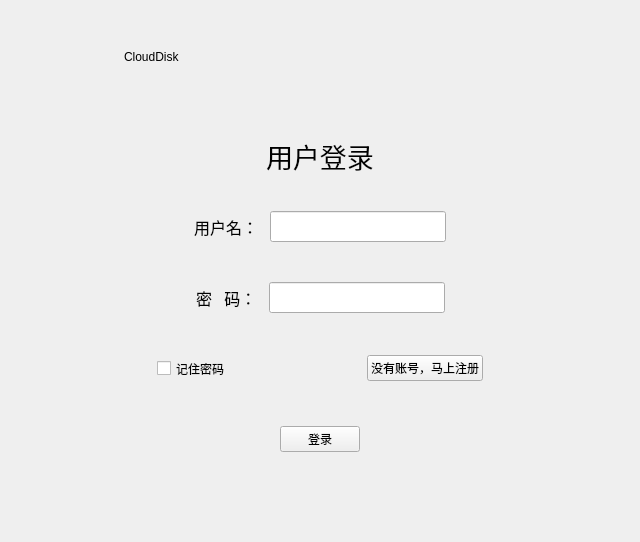
<?xml version="1.0" encoding="UTF-8"?>
<ui version="4.0">
 <class>log</class>
 <widget class="QMainWindow" name="log">
  <property name="geometry">
   <rect>
    <x>0</x>
    <y>0</y>
    <width>640</width>
    <height>542</height>
   </rect>
  </property>
  <property name="windowTitle">
   <string>log</string>
  </property>
  <widget class="QWidget" name="centralwidget">
   <layout class="QGridLayout" name="gridLayout_5">
    <item row="1" column="0">
     <widget class="QWidget" name="widget_2" native="true">
      <layout class="QGridLayout" name="gridLayout_3" rowstretch="0" columnstretch="0">
       <property name="topMargin">
        <number>0</number>
       </property>
       <item row="0" column="0">
        <widget class="QStackedWidget" name="stackedWidget">
         <property name="frameShape">
          <enum>QFrame::NoFrame</enum>
         </property>
         <property name="currentIndex">
          <number>2</number>
         </property>
         <widget class="QWidget" name="page_Registered">
          <layout class="QGridLayout" name="gridLayout_7">
           <item row="0" column="0">
            <widget class="QWidget" name="widget_10" native="true">
             <layout class="QGridLayout" name="gridLayout_8" rowstretch="0,0,0">
              <property name="leftMargin">
               <number>0</number>
              </property>
              <property name="topMargin">
               <number>0</number>
              </property>
              <property name="rightMargin">
               <number>0</number>
              </property>
              <property name="bottomMargin">
               <number>0</number>
              </property>
              <item row="1" column="0">
               <widget class="QWidget" name="widget_13" native="true">
                <layout class="QGridLayout" name="gridLayout_6" columnstretch="0,0,0,0">
                 <property name="leftMargin">
                  <number>0</number>
                 </property>
                 <property name="topMargin">
                  <number>0</number>
                 </property>
                 <property name="rightMargin">
                  <number>0</number>
                 </property>
                 <property name="bottomMargin">
                  <number>0</number>
                 </property>
                 <property name="spacing">
                  <number>20</number>
                 </property>
                 <item row="0" column="1">
                  <widget class="QLabel" name="label">
                   <property name="font">
                    <font>
                     <family>Agency FB</family>
                     <pointsize>13</pointsize>
                    </font>
                   </property>
                   <property name="text">
                    <string>用 户 名：</string>
                   </property>
                  </widget>
                 </item>
                 <item row="1" column="0">
                  <spacer name="horizontalSpacer_20">
                   <property name="orientation">
                    <enum>Qt::Horizontal</enum>
                   </property>
                   <property name="sizeType">
                    <enum>QSizePolicy::Fixed</enum>
                   </property>
                   <property name="sizeHint" stdset="0">
                    <size>
                     <width>100</width>
                     <height>20</height>
                    </size>
                   </property>
                  </spacer>
                 </item>
                 <item row="1" column="3">
                  <spacer name="horizontalSpacer_19">
                   <property name="orientation">
                    <enum>Qt::Horizontal</enum>
                   </property>
                   <property name="sizeType">
                    <enum>QSizePolicy::Fixed</enum>
                   </property>
                   <property name="sizeHint" stdset="0">
                    <size>
                     <width>150</width>
                     <height>20</height>
                    </size>
                   </property>
                  </spacer>
                 </item>
                 <item row="1" column="1">
                  <widget class="QLabel" name="label_6">
                   <property name="font">
                    <font>
                     <family>Agency FB</family>
                     <pointsize>13</pointsize>
                    </font>
                   </property>
                   <property name="text">
                    <string>昵    称：</string>
                   </property>
                  </widget>
                 </item>
                 <item row="2" column="1">
                  <widget class="QLabel" name="label_7">
                   <property name="font">
                    <font>
                     <family>Agency FB</family>
                     <pointsize>13</pointsize>
                    </font>
                   </property>
                   <property name="text">
                    <string>密    码：</string>
                   </property>
                  </widget>
                 </item>
                 <item row="4" column="1">
                  <widget class="QLabel" name="label_9">
                   <property name="font">
                    <font>
                     <family>Agency FB</family>
                     <pointsize>13</pointsize>
                    </font>
                   </property>
                   <property name="text">
                    <string>邮    箱：</string>
                   </property>
                  </widget>
                 </item>
                 <item row="3" column="1">
                  <widget class="QLabel" name="label_8">
                   <property name="font">
                    <font>
                     <family>Agency FB</family>
                     <pointsize>13</pointsize>
                    </font>
                   </property>
                   <property name="text">
                    <string>确认密码：</string>
                   </property>
                  </widget>
                 </item>
                 <item row="5" column="1">
                  <widget class="QLabel" name="label_10">
                   <property name="font">
                    <font>
                     <family>Agency FB</family>
                     <pointsize>13</pointsize>
                    </font>
                   </property>
                   <property name="text">
                    <string>电话号码：</string>
                   </property>
                  </widget>
                 </item>
                 <item row="0" column="2">
                  <widget class="QLineEdit" name="userName"/>
                 </item>
                 <item row="1" column="2">
                  <widget class="QLineEdit" name="nickName"/>
                 </item>
                 <item row="2" column="2">
                  <widget class="QLineEdit" name="password">
                   <property name="echoMode">
                    <enum>QLineEdit::Password</enum>
                   </property>
                  </widget>
                 </item>
                 <item row="3" column="2">
                  <widget class="QLineEdit" name="confirmPwd">
                   <property name="echoMode">
                    <enum>QLineEdit::Password</enum>
                   </property>
                  </widget>
                 </item>
                 <item row="4" column="2">
                  <widget class="QLineEdit" name="regMail"/>
                 </item>
                 <item row="5" column="2">
                  <widget class="QLineEdit" name="regPhone"/>
                 </item>
                </layout>
               </widget>
              </item>
              <item row="0" column="0">
               <widget class="QWidget" name="widget_14" native="true">
                <layout class="QHBoxLayout" name="horizontalLayout_9">
                 <property name="topMargin">
                  <number>0</number>
                 </property>
                 <item>
                  <spacer name="horizontalSpacer_15">
                   <property name="orientation">
                    <enum>Qt::Horizontal</enum>
                   </property>
                   <property name="sizeHint" stdset="0">
                    <size>
                     <width>40</width>
                     <height>20</height>
                    </size>
                   </property>
                  </spacer>
                 </item>
                 <item>
                  <widget class="QLabel" name="label_11">
                   <property name="font">
                    <font>
                     <family>Agency FB</family>
                     <pointsize>20</pointsize>
                    </font>
                   </property>
                   <property name="text">
                    <string>用户注册</string>
                   </property>
                  </widget>
                 </item>
                 <item>
                  <spacer name="horizontalSpacer_16">
                   <property name="orientation">
                    <enum>Qt::Horizontal</enum>
                   </property>
                   <property name="sizeHint" stdset="0">
                    <size>
                     <width>40</width>
                     <height>20</height>
                    </size>
                   </property>
                  </spacer>
                 </item>
                </layout>
               </widget>
              </item>
              <item row="2" column="0">
               <widget class="QWidget" name="widget_12" native="true">
                <layout class="QHBoxLayout" name="horizontalLayout" stretch="0,0,0">
                 <property name="leftMargin">
                  <number>0</number>
                 </property>
                 <property name="topMargin">
                  <number>0</number>
                 </property>
                 <property name="rightMargin">
                  <number>0</number>
                 </property>
                 <property name="bottomMargin">
                  <number>0</number>
                 </property>
                 <item>
                  <spacer name="horizontalSpacer_18">
                   <property name="orientation">
                    <enum>Qt::Horizontal</enum>
                   </property>
                   <property name="sizeHint" stdset="0">
                    <size>
                     <width>40</width>
                     <height>20</height>
                    </size>
                   </property>
                  </spacer>
                 </item>
                 <item>
                  <widget class="QPushButton" name="registeredBtn">
                   <property name="font">
                    <font>
                     <family>Agency FB</family>
                     <pointsize>12</pointsize>
                    </font>
                   </property>
                   <property name="text">
                    <string>注册</string>
                   </property>
                  </widget>
                 </item>
                 <item>
                  <spacer name="horizontalSpacer_17">
                   <property name="orientation">
                    <enum>Qt::Horizontal</enum>
                   </property>
                   <property name="sizeHint" stdset="0">
                    <size>
                     <width>40</width>
                     <height>20</height>
                    </size>
                   </property>
                  </spacer>
                 </item>
                </layout>
               </widget>
              </item>
             </layout>
            </widget>
           </item>
          </layout>
         </widget>
         <widget class="QWidget" name="page_Server">
          <layout class="QGridLayout" name="gridLayout_12">
           <item row="0" column="0">
            <widget class="QWidget" name="widget_18" native="true">
             <layout class="QGridLayout" name="gridLayout_10" rowstretch="1,1,5">
              <property name="leftMargin">
               <number>0</number>
              </property>
              <property name="topMargin">
               <number>0</number>
              </property>
              <property name="rightMargin">
               <number>0</number>
              </property>
              <property name="bottomMargin">
               <number>0</number>
              </property>
              <item row="0" column="0">
               <widget class="QWidget" name="widget_15" native="true">
                <layout class="QHBoxLayout" name="horizontalLayout_10">
                 <property name="leftMargin">
                  <number>0</number>
                 </property>
                 <property name="topMargin">
                  <number>0</number>
                 </property>
                 <property name="rightMargin">
                  <number>0</number>
                 </property>
                 <property name="bottomMargin">
                  <number>0</number>
                 </property>
                 <item>
                  <spacer name="horizontalSpacer_21">
                   <property name="orientation">
                    <enum>Qt::Horizontal</enum>
                   </property>
                   <property name="sizeHint" stdset="0">
                    <size>
                     <width>40</width>
                     <height>20</height>
                    </size>
                   </property>
                  </spacer>
                 </item>
                 <item>
                  <widget class="QLabel" name="label_12">
                   <property name="font">
                    <font>
                     <family>Agency FB</family>
                     <pointsize>20</pointsize>
                    </font>
                   </property>
                   <property name="text">
                    <string>服务器设置</string>
                   </property>
                  </widget>
                 </item>
                 <item>
                  <spacer name="horizontalSpacer_22">
                   <property name="orientation">
                    <enum>Qt::Horizontal</enum>
                   </property>
                   <property name="sizeHint" stdset="0">
                    <size>
                     <width>40</width>
                     <height>20</height>
                    </size>
                   </property>
                  </spacer>
                 </item>
                </layout>
               </widget>
              </item>
              <item row="2" column="0">
               <widget class="QWidget" name="widget_16" native="true">
                <layout class="QGridLayout" name="gridLayout_13" rowstretch="1,2">
                 <item row="1" column="1">
                  <widget class="QWidget" name="widget_20" native="true">
                   <layout class="QGridLayout" name="gridLayout_11">
                    <item row="0" column="3">
                     <widget class="QPushButton" name="autoGetAddr_PushButton">
                      <property name="text">
                       <string>自动获取</string>
                      </property>
                     </widget>
                    </item>
                    <item row="0" column="4">
                     <spacer name="horizontalSpacer_24">
                      <property name="orientation">
                       <enum>Qt::Horizontal</enum>
                      </property>
                      <property name="sizeHint" stdset="0">
                       <size>
                        <width>40</width>
                        <height>20</height>
                       </size>
                      </property>
                     </spacer>
                    </item>
                    <item row="0" column="0">
                     <spacer name="horizontalSpacer_23">
                      <property name="orientation">
                       <enum>Qt::Horizontal</enum>
                      </property>
                      <property name="sizeHint" stdset="0">
                       <size>
                        <width>40</width>
                        <height>20</height>
                       </size>
                      </property>
                     </spacer>
                    </item>
                    <item row="0" column="1">
                     <widget class="QPushButton" name="serverAddr_PushButton">
                      <property name="text">
                       <string>确定</string>
                      </property>
                     </widget>
                    </item>
                    <item row="0" column="2">
                     <spacer name="horizontalSpacer_25">
                      <property name="orientation">
                       <enum>Qt::Horizontal</enum>
                      </property>
                      <property name="sizeHint" stdset="0">
                       <size>
                        <width>40</width>
                        <height>20</height>
                       </size>
                      </property>
                     </spacer>
                    </item>
                   </layout>
                  </widget>
                 </item>
                 <item row="0" column="1">
                  <widget class="QWidget" name="widget_17" native="true">
                   <layout class="QGridLayout" name="gridLayout_4">
                    <item row="0" column="1">
                     <widget class="QLabel" name="label_14">
                      <property name="font">
                       <font>
                        <family>Agency FB</family>
                        <pointsize>12</pointsize>
                       </font>
                      </property>
                      <property name="text">
                       <string>服务器地址：</string>
                      </property>
                     </widget>
                    </item>
                    <item row="0" column="2">
                     <widget class="QLineEdit" name="address">
                      <property name="font">
                       <font>
                        <family>Arial</family>
                        <pointsize>14</pointsize>
                       </font>
                      </property>
                      <property name="text">
                       <string>4478-183-200-10-150.ngrok.io</string>
                      </property>
                      <property name="maxLength">
                       <number>3000</number>
                      </property>
                      <property name="echoMode">
                       <enum>QLineEdit::Normal</enum>
                      </property>
                     </widget>
                    </item>
                    <item row="0" column="0">
                     <spacer name="horizontalSpacer_8">
                      <property name="orientation">
                       <enum>Qt::Horizontal</enum>
                      </property>
                      <property name="sizeType">
                       <enum>QSizePolicy::Fixed</enum>
                      </property>
                      <property name="sizeHint" stdset="0">
                       <size>
                        <width>40</width>
                        <height>20</height>
                       </size>
                      </property>
                     </spacer>
                    </item>
                    <item row="0" column="3">
                     <spacer name="horizontalSpacer_9">
                      <property name="orientation">
                       <enum>Qt::Horizontal</enum>
                      </property>
                      <property name="sizeType">
                       <enum>QSizePolicy::Fixed</enum>
                      </property>
                      <property name="sizeHint" stdset="0">
                       <size>
                        <width>40</width>
                        <height>20</height>
                       </size>
                      </property>
                     </spacer>
                    </item>
                   </layout>
                  </widget>
                 </item>
                </layout>
               </widget>
              </item>
              <item row="1" column="0">
               <widget class="QWidget" name="widget_19" native="true">
                <layout class="QGridLayout" name="gridLayout_9">
                 <item row="0" column="0">
                  <widget class="QLabel" name="label_13">
                   <property name="text">
                    <string>例如:127.0.0.1:23330</string>
                   </property>
                   <property name="alignment">
                    <set>Qt::AlignCenter</set>
                   </property>
                  </widget>
                 </item>
                </layout>
               </widget>
              </item>
             </layout>
            </widget>
           </item>
          </layout>
         </widget>
         <widget class="QWidget" name="page_Login">
          <layout class="QGridLayout" name="gridLayout_2">
           <property name="topMargin">
            <number>9</number>
           </property>
           <item row="0" column="0">
            <widget class="QWidget" name="widget_5" native="true">
             <layout class="QGridLayout" name="gridLayout">
              <property name="leftMargin">
               <number>0</number>
              </property>
              <property name="topMargin">
               <number>0</number>
              </property>
              <property name="rightMargin">
               <number>0</number>
              </property>
              <property name="bottomMargin">
               <number>0</number>
              </property>
              <property name="spacing">
               <number>0</number>
              </property>
              <item row="1" column="0">
               <widget class="QWidget" name="widget_3" native="true">
                <layout class="QHBoxLayout" name="horizontalLayout_2">
                 <property name="spacing">
                  <number>12</number>
                 </property>
                 <property name="leftMargin">
                  <number>0</number>
                 </property>
                 <property name="topMargin">
                  <number>0</number>
                 </property>
                 <property name="rightMargin">
                  <number>0</number>
                 </property>
                 <property name="bottomMargin">
                  <number>0</number>
                 </property>
                 <item>
                  <spacer name="horizontalSpacer_3">
                   <property name="orientation">
                    <enum>Qt::Horizontal</enum>
                   </property>
                   <property name="sizeHint" stdset="0">
                    <size>
                     <width>40</width>
                     <height>20</height>
                    </size>
                   </property>
                  </spacer>
                 </item>
                 <item>
                  <widget class="QLabel" name="label_3">
                   <property name="font">
                    <font>
                     <family>Agency FB</family>
                     <pointsize>12</pointsize>
                    </font>
                   </property>
                   <property name="text">
                    <string>用户名：</string>
                   </property>
                  </widget>
                 </item>
                 <item>
                  <widget class="QLineEdit" name="loginUserName">
                   <property name="font">
                    <font>
                     <family>Arial</family>
                     <pointsize>14</pointsize>
                    </font>
                   </property>
                  </widget>
                 </item>
                 <item>
                  <spacer name="horizontalSpacer_4">
                   <property name="orientation">
                    <enum>Qt::Horizontal</enum>
                   </property>
                   <property name="sizeHint" stdset="0">
                    <size>
                     <width>40</width>
                     <height>20</height>
                    </size>
                   </property>
                  </spacer>
                 </item>
                </layout>
               </widget>
              </item>
              <item row="2" column="0">
               <widget class="QWidget" name="widget_4" native="true">
                <layout class="QHBoxLayout" name="horizontalLayout_3">
                 <property name="spacing">
                  <number>12</number>
                 </property>
                 <property name="leftMargin">
                  <number>0</number>
                 </property>
                 <property name="topMargin">
                  <number>0</number>
                 </property>
                 <property name="rightMargin">
                  <number>0</number>
                 </property>
                 <property name="bottomMargin">
                  <number>0</number>
                 </property>
                 <item>
                  <spacer name="horizontalSpacer_5">
                   <property name="orientation">
                    <enum>Qt::Horizontal</enum>
                   </property>
                   <property name="sizeHint" stdset="0">
                    <size>
                     <width>40</width>
                     <height>20</height>
                    </size>
                   </property>
                  </spacer>
                 </item>
                 <item>
                  <widget class="QLabel" name="label_4">
                   <property name="font">
                    <font>
                     <family>Agency FB</family>
                     <pointsize>12</pointsize>
                    </font>
                   </property>
                   <property name="text">
                    <string>密   码：</string>
                   </property>
                  </widget>
                 </item>
                 <item>
                  <widget class="QLineEdit" name="loginPassword">
                   <property name="font">
                    <font>
                     <family>Arial</family>
                     <pointsize>14</pointsize>
                    </font>
                   </property>
                   <property name="echoMode">
                    <enum>QLineEdit::Password</enum>
                   </property>
                  </widget>
                 </item>
                 <item>
                  <spacer name="horizontalSpacer_6">
                   <property name="orientation">
                    <enum>Qt::Horizontal</enum>
                   </property>
                   <property name="sizeHint" stdset="0">
                    <size>
                     <width>40</width>
                     <height>20</height>
                    </size>
                   </property>
                  </spacer>
                 </item>
                </layout>
               </widget>
              </item>
              <item row="4" column="0">
               <widget class="QWidget" name="widget_7" native="true">
                <layout class="QHBoxLayout" name="horizontalLayout_5">
                 <property name="leftMargin">
                  <number>0</number>
                 </property>
                 <property name="topMargin">
                  <number>0</number>
                 </property>
                 <property name="rightMargin">
                  <number>0</number>
                 </property>
                 <property name="bottomMargin">
                  <number>0</number>
                 </property>
                 <item>
                  <spacer name="horizontalSpacer_2">
                   <property name="orientation">
                    <enum>Qt::Horizontal</enum>
                   </property>
                   <property name="sizeHint" stdset="0">
                    <size>
                     <width>40</width>
                     <height>20</height>
                    </size>
                   </property>
                  </spacer>
                 </item>
                 <item>
                  <widget class="QPushButton" name="loginBtn">
                   <property name="text">
                    <string>登录</string>
                   </property>
                   <property name="autoDefault">
                    <bool>false</bool>
                   </property>
                   <property name="default">
                    <bool>false</bool>
                   </property>
                   <property name="flat">
                    <bool>false</bool>
                   </property>
                  </widget>
                 </item>
                 <item>
                  <spacer name="horizontalSpacer_11">
                   <property name="orientation">
                    <enum>Qt::Horizontal</enum>
                   </property>
                   <property name="sizeHint" stdset="0">
                    <size>
                     <width>40</width>
                     <height>20</height>
                    </size>
                   </property>
                  </spacer>
                 </item>
                </layout>
               </widget>
              </item>
              <item row="0" column="0">
               <widget class="QWidget" name="widget_8" native="true">
                <layout class="QHBoxLayout" name="horizontalLayout_6">
                 <property name="leftMargin">
                  <number>0</number>
                 </property>
                 <property name="topMargin">
                  <number>0</number>
                 </property>
                 <property name="rightMargin">
                  <number>0</number>
                 </property>
                 <property name="bottomMargin">
                  <number>0</number>
                 </property>
                 <item>
                  <spacer name="horizontalSpacer_12">
                   <property name="orientation">
                    <enum>Qt::Horizontal</enum>
                   </property>
                   <property name="sizeHint" stdset="0">
                    <size>
                     <width>40</width>
                     <height>20</height>
                    </size>
                   </property>
                  </spacer>
                 </item>
                 <item>
                  <widget class="QLabel" name="label_5">
                   <property name="font">
                    <font>
                     <family>Agency FB</family>
                     <pointsize>20</pointsize>
                    </font>
                   </property>
                   <property name="text">
                    <string>用户登录</string>
                   </property>
                  </widget>
                 </item>
                 <item>
                  <spacer name="horizontalSpacer_13">
                   <property name="orientation">
                    <enum>Qt::Horizontal</enum>
                   </property>
                   <property name="sizeHint" stdset="0">
                    <size>
                     <width>40</width>
                     <height>20</height>
                    </size>
                   </property>
                  </spacer>
                 </item>
                </layout>
               </widget>
              </item>
              <item row="3" column="0">
               <widget class="QWidget" name="widget_6" native="true">
                <layout class="QHBoxLayout" name="horizontalLayout_4">
                 <property name="leftMargin">
                  <number>0</number>
                 </property>
                 <property name="topMargin">
                  <number>0</number>
                 </property>
                 <property name="rightMargin">
                  <number>0</number>
                 </property>
                 <property name="bottomMargin">
                  <number>0</number>
                 </property>
                 <item>
                  <spacer name="horizontalSpacer_10">
                   <property name="orientation">
                    <enum>Qt::Horizontal</enum>
                   </property>
                   <property name="sizeHint" stdset="0">
                    <size>
                     <width>40</width>
                     <height>20</height>
                    </size>
                   </property>
                  </spacer>
                 </item>
                 <item>
                  <widget class="QCheckBox" name="checkBox">
                   <property name="sizePolicy">
                    <sizepolicy hsizetype="Minimum" vsizetype="Minimum">
                     <horstretch>0</horstretch>
                     <verstretch>0</verstretch>
                    </sizepolicy>
                   </property>
                   <property name="text">
                    <string>记住密码</string>
                   </property>
                   <property name="iconSize">
                    <size>
                     <width>16</width>
                     <height>16</height>
                    </size>
                   </property>
                   <property name="tristate">
                    <bool>false</bool>
                   </property>
                  </widget>
                 </item>
                 <item>
                  <spacer name="horizontalSpacer_7">
                   <property name="orientation">
                    <enum>Qt::Horizontal</enum>
                   </property>
                   <property name="sizeHint" stdset="0">
                    <size>
                     <width>40</width>
                     <height>20</height>
                    </size>
                   </property>
                  </spacer>
                 </item>
                 <item>
                  <widget class="QPushButton" name="registerNowBtn">
                   <property name="text">
                    <string>没有账号，马上注册</string>
                   </property>
                   <property name="flat">
                    <bool>false</bool>
                   </property>
                  </widget>
                 </item>
                 <item>
                  <spacer name="horizontalSpacer_27">
                   <property name="orientation">
                    <enum>Qt::Horizontal</enum>
                   </property>
                   <property name="sizeHint" stdset="0">
                    <size>
                     <width>40</width>
                     <height>20</height>
                    </size>
                   </property>
                  </spacer>
                 </item>
                </layout>
               </widget>
              </item>
             </layout>
            </widget>
           </item>
          </layout>
         </widget>
        </widget>
       </item>
      </layout>
     </widget>
    </item>
    <item row="0" column="0">
     <widget class="QWidget" name="widget" native="true">
      <layout class="QHBoxLayout" name="horizontalLayout_11">
       <item>
        <widget class="QWidget" name="widget_11" native="true">
         <property name="sizePolicy">
          <sizepolicy hsizetype="Fixed" vsizetype="Fixed">
           <horstretch>0</horstretch>
           <verstretch>0</verstretch>
          </sizepolicy>
         </property>
         <layout class="QHBoxLayout" name="horizontalLayout_8">
          <property name="leftMargin">
           <number>0</number>
          </property>
          <item>
           <spacer name="horizontalSpacer_14">
            <property name="orientation">
             <enum>Qt::Horizontal</enum>
            </property>
            <property name="sizeHint" stdset="0">
             <size>
              <width>40</width>
              <height>20</height>
             </size>
            </property>
           </spacer>
          </item>
          <item>
           <widget class="QLabel" name="imageLabel">
            <property name="sizePolicy">
             <sizepolicy hsizetype="Fixed" vsizetype="Fixed">
              <horstretch>0</horstretch>
              <verstretch>0</verstretch>
             </sizepolicy>
            </property>
            <property name="minimumSize">
             <size>
              <width>60</width>
              <height>60</height>
             </size>
            </property>
            <property name="maximumSize">
             <size>
              <width>60</width>
              <height>60</height>
             </size>
            </property>
            <property name="text">
             <string/>
            </property>
            <property name="scaledContents">
             <bool>false</bool>
            </property>
           </widget>
          </item>
          <item>
           <widget class="QLabel" name="label_2">
            <property name="text">
             <string>CloudDisk</string>
            </property>
           </widget>
          </item>
         </layout>
        </widget>
       </item>
       <item>
        <spacer name="horizontalSpacer">
         <property name="orientation">
          <enum>Qt::Horizontal</enum>
         </property>
         <property name="sizeHint" stdset="0">
          <size>
           <width>40</width>
           <height>20</height>
          </size>
         </property>
        </spacer>
       </item>
       <item>
        <widget class="QWidget" name="widget_9" native="true">
         <layout class="QHBoxLayout" name="horizontalLayout_7">
          <property name="leftMargin">
           <number>9</number>
          </property>
          <property name="topMargin">
           <number>0</number>
          </property>
          <property name="rightMargin">
           <number>0</number>
          </property>
          <property name="bottomMargin">
           <number>9</number>
          </property>
          <item>
           <widget class="QToolButton" name="configBtn">
            <property name="sizePolicy">
             <sizepolicy hsizetype="Fixed" vsizetype="Fixed">
              <horstretch>0</horstretch>
              <verstretch>0</verstretch>
             </sizepolicy>
            </property>
            <property name="text">
             <string/>
            </property>
            <property name="icon">
             <iconset resource="Image.qrc">
              <normaloff>:/images/login_setting.png</normaloff>:/images/login_setting.png</iconset>
            </property>
            <property name="iconSize">
             <size>
              <width>40</width>
              <height>40</height>
             </size>
            </property>
            <property name="autoRaise">
             <bool>true</bool>
            </property>
            <property name="arrowType">
             <enum>Qt::NoArrow</enum>
            </property>
           </widget>
          </item>
          <item>
           <widget class="QToolButton" name="minBtn">
            <property name="text">
             <string/>
            </property>
            <property name="icon">
             <iconset resource="Image.qrc">
              <normaloff>:/images/login_min.png</normaloff>:/images/login_min.png</iconset>
            </property>
            <property name="iconSize">
             <size>
              <width>40</width>
              <height>40</height>
             </size>
            </property>
            <property name="autoRaise">
             <bool>true</bool>
            </property>
           </widget>
          </item>
          <item>
           <widget class="QToolButton" name="closeBtn">
            <property name="text">
             <string/>
            </property>
            <property name="icon">
             <iconset resource="Image.qrc">
              <normaloff>:/images/login_close.png</normaloff>:/images/login_close.png</iconset>
            </property>
            <property name="iconSize">
             <size>
              <width>40</width>
              <height>40</height>
             </size>
            </property>
            <property name="autoRaise">
             <bool>true</bool>
            </property>
           </widget>
          </item>
         </layout>
        </widget>
       </item>
      </layout>
     </widget>
    </item>
    <item row="2" column="0">
     <spacer name="verticalSpacer">
      <property name="orientation">
       <enum>Qt::Vertical</enum>
      </property>
      <property name="sizeType">
       <enum>QSizePolicy::Fixed</enum>
      </property>
      <property name="sizeHint" stdset="0">
       <size>
        <width>20</width>
        <height>40</height>
       </size>
      </property>
     </spacer>
    </item>
   </layout>
  </widget>
 </widget>
 <tabstops>
  <tabstop>loginUserName</tabstop>
  <tabstop>loginPassword</tabstop>
  <tabstop>loginBtn</tabstop>
  <tabstop>registerNowBtn</tabstop>
  <tabstop>checkBox</tabstop>
  <tabstop>userName</tabstop>
  <tabstop>nickName</tabstop>
  <tabstop>password</tabstop>
  <tabstop>confirmPwd</tabstop>
  <tabstop>regMail</tabstop>
  <tabstop>regPhone</tabstop>
  <tabstop>registeredBtn</tabstop>
  <tabstop>address</tabstop>
  <tabstop>configBtn</tabstop>
  <tabstop>minBtn</tabstop>
  <tabstop>closeBtn</tabstop>
 </tabstops>
 <resources>
  <include location="Image.qrc"/>
 </resources>
 <connections/>
</ui>
